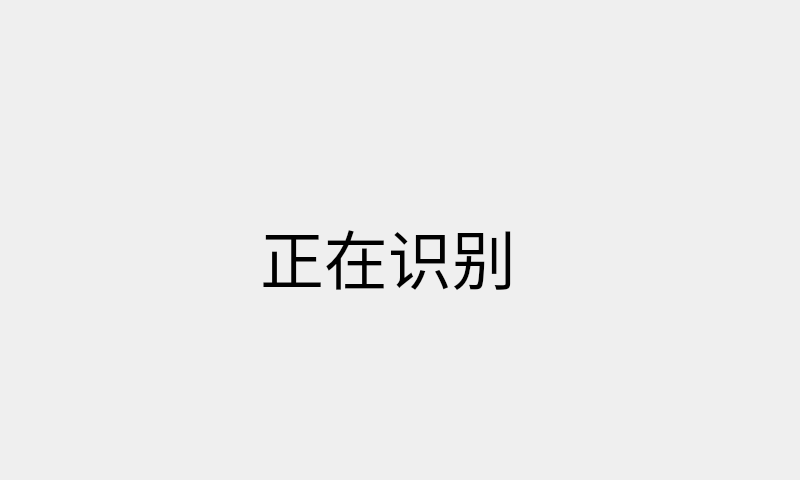
<?xml version="1.0" encoding="UTF-8"?>
<ui version="4.0">
 <class>Dialog</class>
 <widget class="QDialog" name="Dialog">
  <property name="geometry">
   <rect>
    <x>0</x>
    <y>0</y>
    <width>800</width>
    <height>480</height>
   </rect>
  </property>
  <property name="windowTitle">
   <string>Dialog</string>
  </property>
  <property name="windowOpacity">
   <double>0.900000000000000</double>
  </property>
  <widget class="QLabel" name="label">
   <property name="geometry">
    <rect>
     <x>260</x>
     <y>190</y>
     <width>271</width>
     <height>131</height>
    </rect>
   </property>
   <property name="font">
    <font>
     <family>萝莉体</family>
     <pointsize>48</pointsize>
    </font>
   </property>
   <property name="text">
    <string>正在识别</string>
   </property>
  </widget>
 </widget>
 <resources/>
 <connections/>
</ui>
